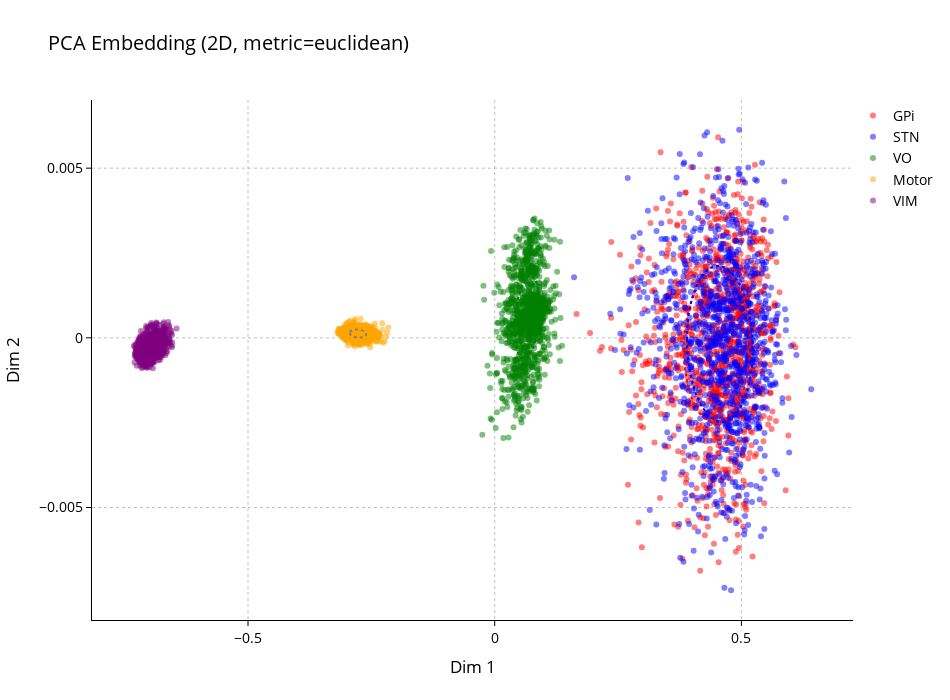

This figure's notebook cell:
### Markdown cell above
## Step 3: Evaluate the functional encoder

### Code cell
# Extract encoder and evaluate
encoder_model = trained_model.encoder.eval()

# Extract embeddings
print("Extracting embeddings...")
train_emb, train_labels_text = embed_segments_dict(training_segments_dict, encoder_model, device)
val_emb, val_labels_text = embed_segments_dict(validation_segments_dict, encoder_model, device)
test_emb, test_labels_text = embed_segments_dict(testing_segments_dict, encoder_model, device)
held_emb, held_labels_text = embed_segments_dict(heldout_segments_dict, encoder_model, device)

# KNN Evaluation
print("Extracting embeddings...")
results_train = evaluate_knn(train_emb, train_labels_text, train_emb, train_labels_text)
results_val = evaluate_knn(train_emb, train_labels_text, val_emb, val_labels_text)
results_test = evaluate_knn(train_emb, train_labels_text, test_emb, test_labels_text)
results_held = evaluate_knn(train_emb, train_labels_text, held_emb, held_labels_text)

# Chance & clustering
print ("Computing clustering metrics...")
chance_train = compute_chance_levels(train_labels_text)
chance_val = compute_chance_levels(val_labels_text)
chance_test = compute_chance_levels(test_labels_text)
chance_held = compute_chance_levels(held_labels_text)

metrics_train = evaluate_clustering_metrics(train_emb, train_labels_text)
metrics_val = evaluate_clustering_metrics(val_emb, val_labels_text)
metrics_test = evaluate_clustering_metrics(test_emb, test_labels_text)
metrics_held = evaluate_clustering_metrics(held_emb, held_labels_text)

# Confusion matrices
print("Generating and saving confusion matrices...")
save_path = os.path.join("results", EXPERIMENT)
os.makedirs(save_path, exist_ok=True)
plot_and_save_confusion_matrix(val_labels_text, results_val['predictions'], sorted(set(val_labels_text)), "Validation Confusion", os.path.join(save_path, "cm_val.png"))
plot_and_save_confusion_matrix(test_labels_text, results_test['predictions'], sorted(set(test_labels_text)), "Test Confusion", os.path.join(save_path, "cm_test.png"))
plot_and_save_confusion_matrix(held_labels_text, results_held['predictions'], sorted(set(held_labels_text)), "Held-Out Subject Confusion", os.path.join(save_path, "cm_heldout.png"))

# Embedding visualization (test only)
test_region_list = [label for label in test_labels_text]
test_side_list = ["" for _ in test_labels_text]
test_electrode_list = [""] * len(test_labels_text)
fig,_ = plot_interactive_embeddings(test_emb, test_region_list, test_electrode_list, test_side_list, dim=2, method='pca', metric='euclidean', show_ellipses=True)
pio.write_image(fig, os.path.join(save_path, f"embedding_testset_pca_2D.png"), format="png", width=950, height=700)

# Save results
print("Saving evaluation summary...")
save_evaluation_to_excel(
    subject_id="Phase2_Multi_Subject_Training_" + EXPERIMENT,
    model_name=run_name,
    results_train=results_train,
    results_test=results_test,
    results_heldout=results_held,
    clustering_train=metrics_train,
    clustering_test=metrics_test,
    clustering_heldout=metrics_held,
    chance_train=chance_train,
    chance_test=chance_test,
    chance_heldout=chance_held,
    save_path=os.path.join(save_path, "evaluation_summary.xlsx")
)
